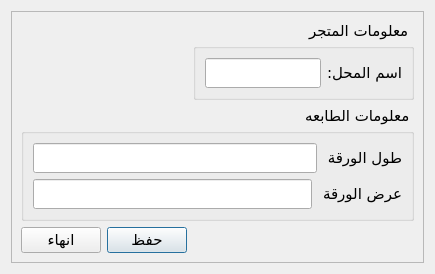
<?xml version="1.0" encoding="UTF-8"?>
<ui version="4.0">
 <class>ConfigDialog</class>
 <widget class="QDialog" name="ConfigDialog">
  <property name="geometry">
   <rect>
    <x>0</x>
    <y>0</y>
    <width>435</width>
    <height>268</height>
   </rect>
  </property>
  <property name="font">
   <font>
    <family>justagain DIN</family>
    <pointsize>11</pointsize>
   </font>
  </property>
  <property name="windowTitle">
   <string>الخيارات</string>
  </property>
  <property name="layoutDirection">
   <enum>Qt::RightToLeft</enum>
  </property>
  <layout class="QGridLayout" name="gridLayout">
   <item row="0" column="0">
    <widget class="QFrame" name="frame">
     <property name="frameShape">
      <enum>QFrame::StyledPanel</enum>
     </property>
     <property name="frameShadow">
      <enum>QFrame::Raised</enum>
     </property>
     <layout class="QGridLayout" name="gridLayout_3">
      <item row="1" column="0" colspan="2">
       <widget class="QGroupBox" name="groupBox_2">
        <property name="title">
         <string>معلومات الطابعه</string>
        </property>
        <layout class="QVBoxLayout" name="verticalLayout">
         <item>
          <layout class="QHBoxLayout" name="horizontalLayout_4">
           <item>
            <widget class="QLabel" name="label_3">
             <property name="text">
              <string>طول الورقة </string>
             </property>
             <property name="buddy">
              <cstring>name</cstring>
             </property>
            </widget>
           </item>
           <item>
            <widget class="QLineEdit" name="paper_high"/>
           </item>
          </layout>
         </item>
         <item>
          <layout class="QHBoxLayout" name="horizontalLayout_3">
           <item>
            <widget class="QLabel" name="label_2">
             <property name="text">
              <string>عرض الورقة </string>
             </property>
             <property name="buddy">
              <cstring>name</cstring>
             </property>
            </widget>
           </item>
           <item>
            <widget class="QLineEdit" name="paper_width"/>
           </item>
          </layout>
         </item>
        </layout>
       </widget>
      </item>
      <item row="2" column="1">
       <layout class="QHBoxLayout" name="horizontalLayout">
        <item>
         <widget class="QPushButton" name="pushButton_2">
          <property name="text">
           <string>حفظ</string>
          </property>
         </widget>
        </item>
        <item>
         <widget class="QPushButton" name="pushButton">
          <property name="text">
           <string>انهاء</string>
          </property>
         </widget>
        </item>
       </layout>
      </item>
      <item row="0" column="0">
       <widget class="QGroupBox" name="groupBox">
        <property name="title">
         <string>معلومات المتجر</string>
        </property>
        <layout class="QGridLayout" name="gridLayout_2">
         <item row="0" column="0">
          <layout class="QHBoxLayout" name="horizontalLayout_2">
           <item>
            <widget class="QLabel" name="label">
             <property name="text">
              <string>اسم المحل:</string>
             </property>
             <property name="buddy">
              <cstring>name</cstring>
             </property>
            </widget>
           </item>
           <item>
            <widget class="QLineEdit" name="name"/>
           </item>
          </layout>
         </item>
        </layout>
       </widget>
      </item>
     </layout>
    </widget>
   </item>
  </layout>
 </widget>
 <resources/>
 <connections>
  <connection>
   <sender>pushButton</sender>
   <signal>clicked()</signal>
   <receiver>ConfigDialog</receiver>
   <slot>close()</slot>
   <hints>
    <hint type="sourcelabel">
     <x>75</x>
     <y>253</y>
    </hint>
    <hint type="destinationlabel">
     <x>33</x>
     <y>311</y>
    </hint>
   </hints>
  </connection>
 </connections>
</ui>
